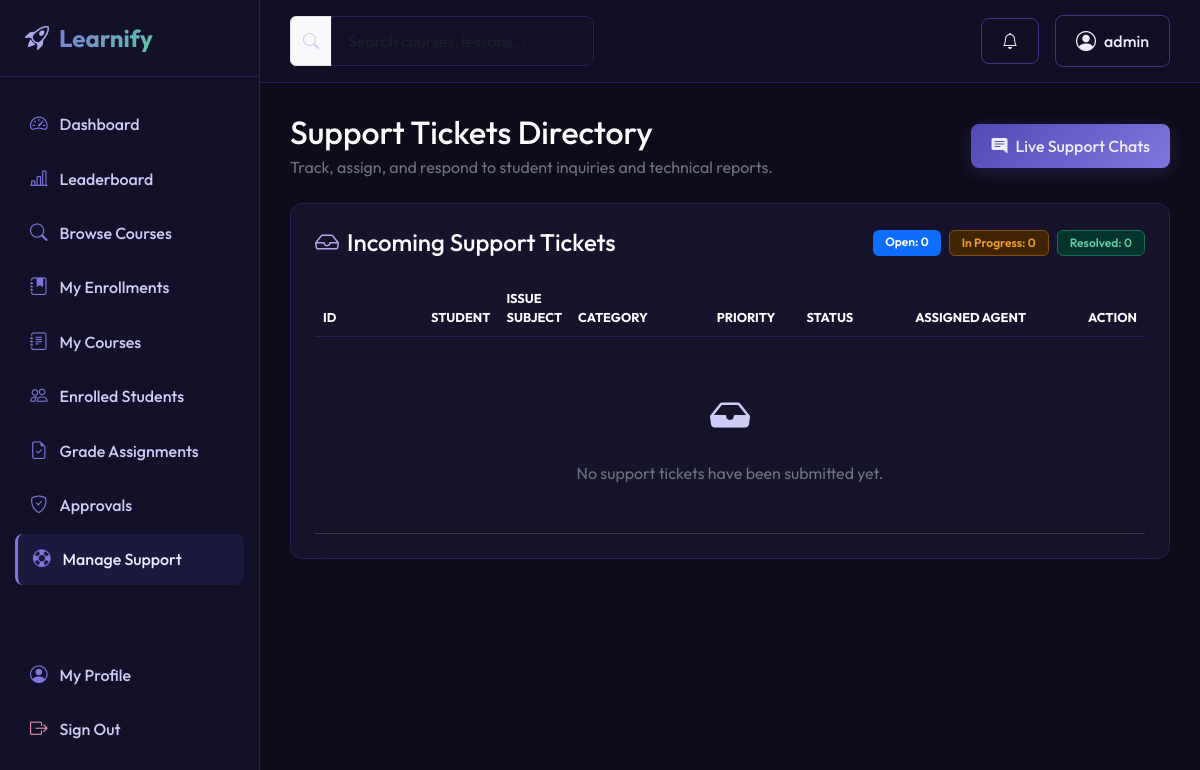
The app's page /support/tickets/ (signed in), older data.
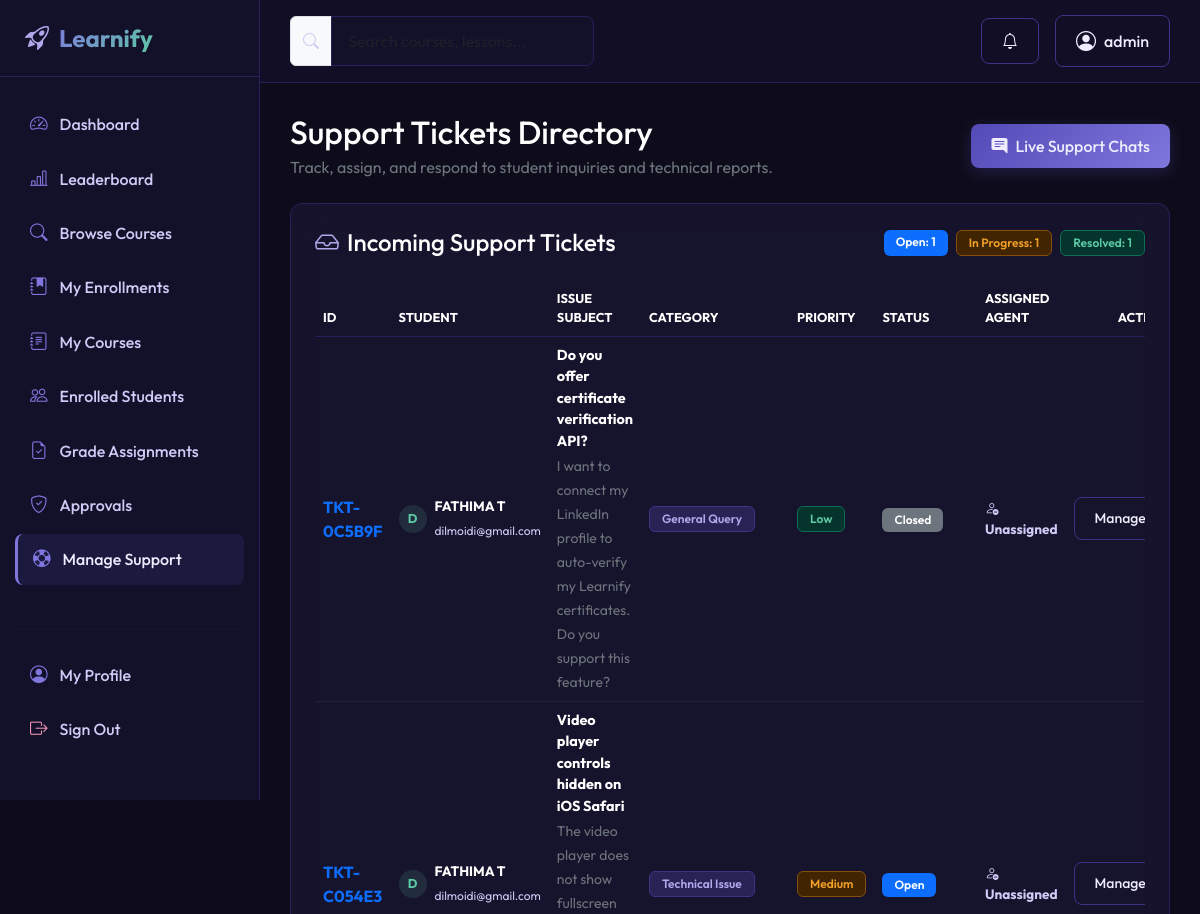
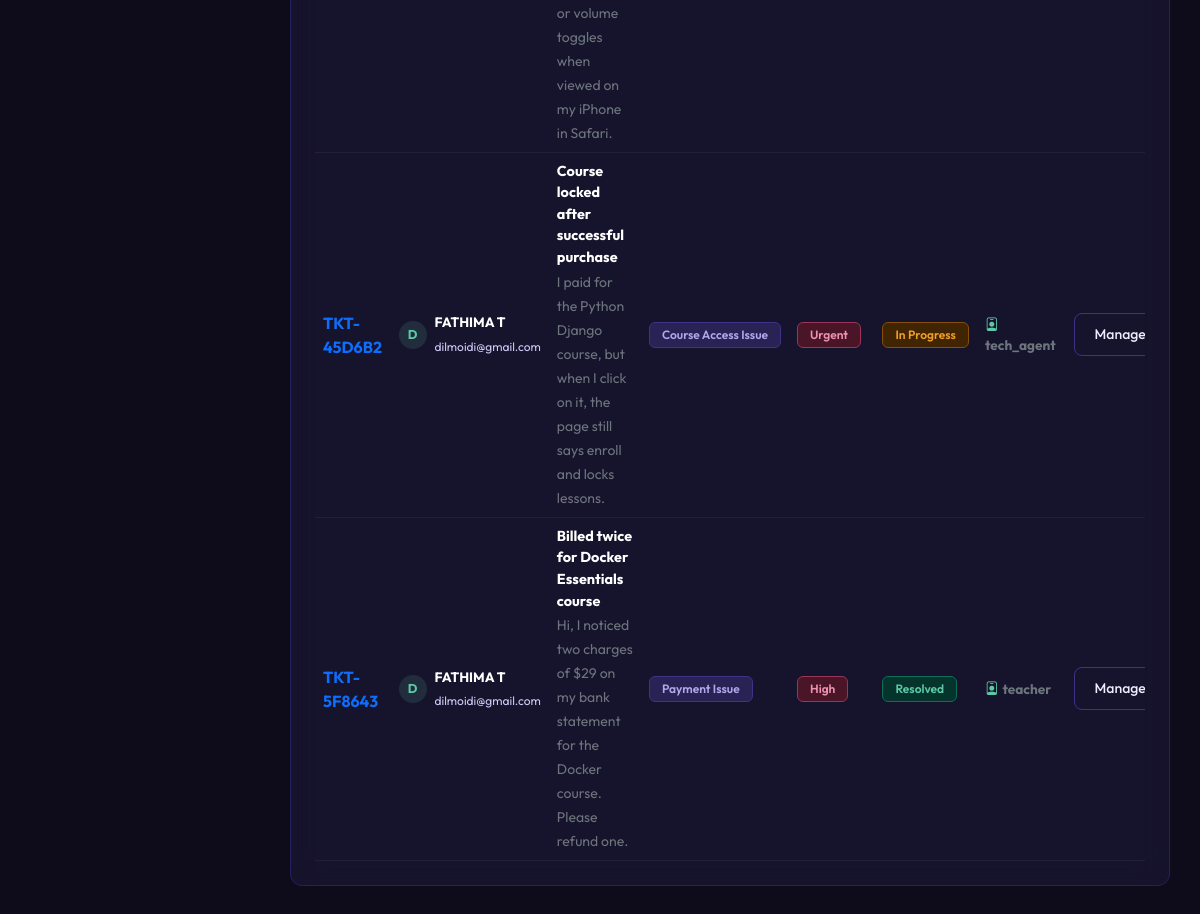
The same page, newer data (2 pictures, top to bottom).
### apps/support/models.py (models this page shows, shortened)
class SupportTicket(models.Model):
    CATEGORY_CHOICES = (
        ('technical', 'Technical Issue'),
        ('course_access', 'Course Access Issue'),
        ('payment', 'Payment Issue'),
        ('assignment', 'Assignment Issue'),
        ('general', 'General Query'),
    )
    PRIORITY_CHOICES = (
        ('low', 'Low'),
        ('medium', 'Medium'),
        ('high', 'High'),
        ('urgent', 'Urgent'),
    )
    STATUS_CHOICES = (
        ('open', 'Open'),
        ('in_progress', 'In Progress'),
        ('resolved', 'Resolved'),
        ('closed', 'Closed'),
    )
    ticket_id = models.CharField(max_length=20, unique=True, blank=True)
    student = models.ForeignKey('accounts.Student', on_delete=models.CASCADE, related_name='support_tickets')
    category = models.CharField(max_length=50, choices=CATEGORY_CHOICES, default='general')
    subject = models.CharField(max_length=200)
    description = models.TextField()
    priority = models.CharField(max_length=20, choices=PRIORITY_CHOICES, default='medium')
    status = models.CharField(max_length=20, choices=STATUS_CHOICES, default='open')
    attachment = models.FileField(upload_to='support/tickets/', blank=True, null=True)
    assigned_to = models.ForeignKey(SupportAgent, on_delete=models.SET_NULL, null=True, blank=True, related_name='assigned_tickets')
    created_at = models.DateTimeField(auto_now_add=True)
    updated_at = models.DateTimeField(auto_now=True)
    class Meta:
        ordering = ['-created_at']

class SupportAgent(models.Model):
    DEPARTMENT_CHOICES = (
        ('technical', 'Technical Support'),
        ('academic', 'Academic Support'),
        ('billing', 'Billing & Payment'),
        ('general', 'General Query'),
    )
    STATUS_CHOICES = (
        ('online', 'Online'),
        ('offline', 'Offline'),
        ('busy', 'Busy'),
    )
    user = models.OneToOneField(settings.AUTH_USER_MODEL, on_delete=models.CASCADE, related_name='support_agent_profile')
    department = models.CharField(max_length=50, choices=DEPARTMENT_CHOICES, default='general')
    status = models.CharField(max_length=20, choices=STATUS_CHOICES, default='offline')

### apps/accounts/models.py (models this page shows, shortened)
class Student(models.Model):
    user = models.OneToOneField(User, on_delete=models.CASCADE, related_name='student_profile')
    phone = models.CharField(max_length=15, blank=True, null=True)

class User(AbstractUser):
    ROLE_CHOICES = (
        ('student', 'Student'),
        ('instructor', 'Instructor'),
        ('admin', 'Admin'),
    )
    role = models.CharField(max_length=15, choices=ROLE_CHOICES, default='student')
    profile_picture = models.ImageField(upload_to='profile_pictures/', blank=True, null=True)
    bio = models.TextField(blank=True, null=True)

### apps/support/views.py (the view, shortened to what this page needs)
# urls.py: path('tickets/', views.ticket_list, name='ticket_list'),
@login_required
def ticket_list(request):
    user = request.user
    is_agent = hasattr(user, 'support_agent_profile')
    is_admin = user.role == 'admin' or user.is_superuser
    if is_agent or is_admin:
        tickets = SupportTicket.objects.select_related('student__user', 'assigned_to__user').all()
        open_count = tickets.filter(status='open').count()
        in_progress_count = tickets.filter(status='in_progress').count()
        resolved_count = tickets.filter(status='resolved').count()
        context = {
            'tickets': tickets,
            'open_count': open_count,
            'in_progress_count': in_progress_count,
            'resolved_count': resolved_count,
        }
        template = 'support/agent_ticket_list.html'
    return render(request, template, context)

### apps/notifications/context_processors.py (called while the page is built)
def unread_notifications(request):
    if request.user.is_authenticated:
        unread = Notification.objects.filter(user=request.user, is_read=False)
        return {
            'unread_notifications': unread,
            'unread_notifications_count': unread.count()
        }
    return {
        'unread_notifications': [],
        'unread_notifications_count': 0
    }

### templates/support/agent_ticket_list.html (shortened to what the changed rows need)
{% extends 'base.html' %}
{% load static %}
{% block content %}
<div class="container-fluid px-0">
    <div class="d-flex align-items-center justify-content-between mb-4">
        <div>
            <h2 class="text-white mb-1">Support Tickets Directory</h2>
        </div>
    </div>
    <div class="card glass-card p-4">
        <div class="d-flex justify-content-between align-items-center mb-4">
            <div class="d-flex gap-2" style="font-size: 0.8rem;">
                <span class="badge badge-custom bg-primary text-white">Open: {{ open_count|default:0 }}</span>
                <span class="badge badge-custom badge-amber">In Progress: {{ in_progress_count|default:0 }}</span>
                <span class="badge badge-custom badge-teal">Resolved: {{ resolved_count|default:0 }}</span>
            </div>
        </div>
        <div class="table-responsive">
            <table class="table table-dark table-hover align-middle mb-0" style="--bs-table-bg: transparent;">
                <thead>
                    <tr class="text-muted" style="font-size: 0.8rem; border-bottom: 1px solid var(--border-default);">
                        <th scope="col" style="width: 110px;">ID</th>
                        <th scope="col">STUDENT</th>
                        <th scope="col">ISSUE SUBJECT</th>
                        <th scope="col" style="width: 140px;">CATEGORY</th>
                        <th scope="col" style="width: 90px;">PRIORITY</th>
                        <th scope="col" style="width: 110px;">STATUS</th>
                        <th scope="col" style="width: 140px;">ASSIGNED AGENT</th>
                        <th scope="col" style="text-align: right; width: 100px;">ACTION</th>
                    </tr>
                </thead>
                <tbody>
                    {% for ticket in tickets %}
                        <tr style="border-bottom: 1px solid rgba(255,255,255,0.05);">
                            <td class="fw-bold text-primary">{{ ticket.ticket_id }}</td>
                            <td>
                                <div class="d-flex align-items-center gap-2">
                                    <div class="rounded-circle d-flex align-items-center justify-content-center" style="width: 28px; height: 28px; background: rgba(93,202,165,0.15); color: var(--teal-main); font-weight: bold; font-size: 0.8rem;">
                                        {{ ticket.student.user.username|slice:":1"|upper }}
                                    </div>
                                    <div>
                                        <span class="text-white fw-bold d-block" style="font-size: 0.85rem;">{{ ticket.student.user.get_full_name|default:ticket.student.user.username }}</span>
                                        <small class="text-muted" style="font-size: 0.75rem;">{{ ticket.student.user.email }}</small>
                                    </div>
                                </div>
                            </td>
                            <td>
                                <span class="text-white fw-bold d-block" style="font-size: 0.9rem;">{{ ticket.subject }}</span>
                                <small class="text-secondary text-truncate-2" style="max-width: 250px;">{{ ticket.description }}</small>
                            </td>
                            <td>
                                <span class="badge badge-custom badge-purple text-capitalize">
                                    {{ ticket.get_category_display }}
                                </span>
                            </td>
                            <td>
                                <span class="badge badge-custom {% if ticket.priority == 'urgent' or ticket.priority == 'high' %}badge-pink{% elif ticket.priority == 'medium' %}badge-amber{% else %}badge-teal{% endif %} text-capitalize">
                                    {{ ticket.get_priority_display }}
                                </span>
                            </td>
                            <td>
                                <span class="badge badge-custom {% if ticket.status == 'open' %}bg-primary text-white{% elif ticket.status == 'in_progress' %}badge-amber{% elif ticket.status == 'resolved' %}badge-teal{% else %}bg-secondary text-white{% endif %} text-capitalize">
                                    {{ ticket.get_status_display }}
                                </span>
                            </td>
                            <td class="text-secondary fw-bold" style="font-size: 0.85rem;">
                                {% if ticket.assigned_to %}
                                    <i class="bi bi-person-badge text-teal me-1"></i>{{ ticket.assigned_to.user.username }}
                                {% else %}
                                    <span class="text-muted"><i class="bi bi-person-dash me-1"></i>Unassigned</span>
                                {% endif %}
                            </td>
                            <td style="text-align: right;">
                                <a href="{% url 'support:ticket_detail' ticket.ticket_id %}" class="btn btn-outline-premium btn-sm">
                                    Manage
                                </a>
                            </td>
                        </tr>
                    {% empty %}
                        <tr>
                            <td colspan="8" class="text-center py-5 text-secondary">
                                <i class="bi bi-inbox-fill fs-1 d-block mb-3 text-muted"></i>
                                <span>No support tickets have been submitted yet.</span>
                            </td>
                        </tr>
                    {% endfor %}
                </tbody>
            </table>
        </div>
    </div>
</div>
{% endblock %}

Row changes from the older to the newer data that the page shows:
added SupportTicket: ticket_id "TKT-0C5B9F", student.user.username "D", student.user.get_full_name "FATHIMA T", student.user.email "dilmoidi@gmail.com", subject "Do you offer certificate verification API?", description "I want to connect my LinkedIn profile to auto-verify my Learnify certificates. Do you support this feature?", category "General Query", priority "Low", status "Closed", shows "Unassigned"
added SupportTicket: ticket_id "TKT-C054E3", student.user.username "D", student.user.get_full_name "FATHIMA T", student.user.email "dilmoidi@gmail.com", subject "Video player controls hidden on iOS Safari", description "The video player does not show fullscreen or volume toggles when viewed on my iPhone in Safari.", category "Technical Issue", priority "Medium", status "Open", shows "Unassigned"
added SupportTicket: ticket_id "TKT-45D6B2", student.user.username "D", student.user.get_full_name "FATHIMA T", student.user.email "dilmoidi@gmail.com", subject "Course locked after successful purchase", description "I paid for the Python Django course, but when I click on it, the page still says enroll and locks lessons.", category "Course Access Issue", priority "Urgent", status "In Progress", assigned_to.user.username "tech_agent"
added SupportTicket: ticket_id "TKT-5F8643", student.user.username "D", student.user.get_full_name "FATHIMA T", student.user.email "dilmoidi@gmail.com", subject "Billed twice for Docker Essentials course", description "Hi, I noticed two charges of $29 on my bank statement for the Docker course. Please refund one.", category "Payment Issue", priority "High", status "Resolved", assigned_to.user.username "teacher"
Text that changed along with them:
{{ open_count|default:0 }}: "0" → "1"
{{ in_progress_count|default:0 }}: "0" → "1"
{{ resolved_count|default:0 }}: "0" → "1"
text no longer shown: "No support tickets have been submitted yet."
